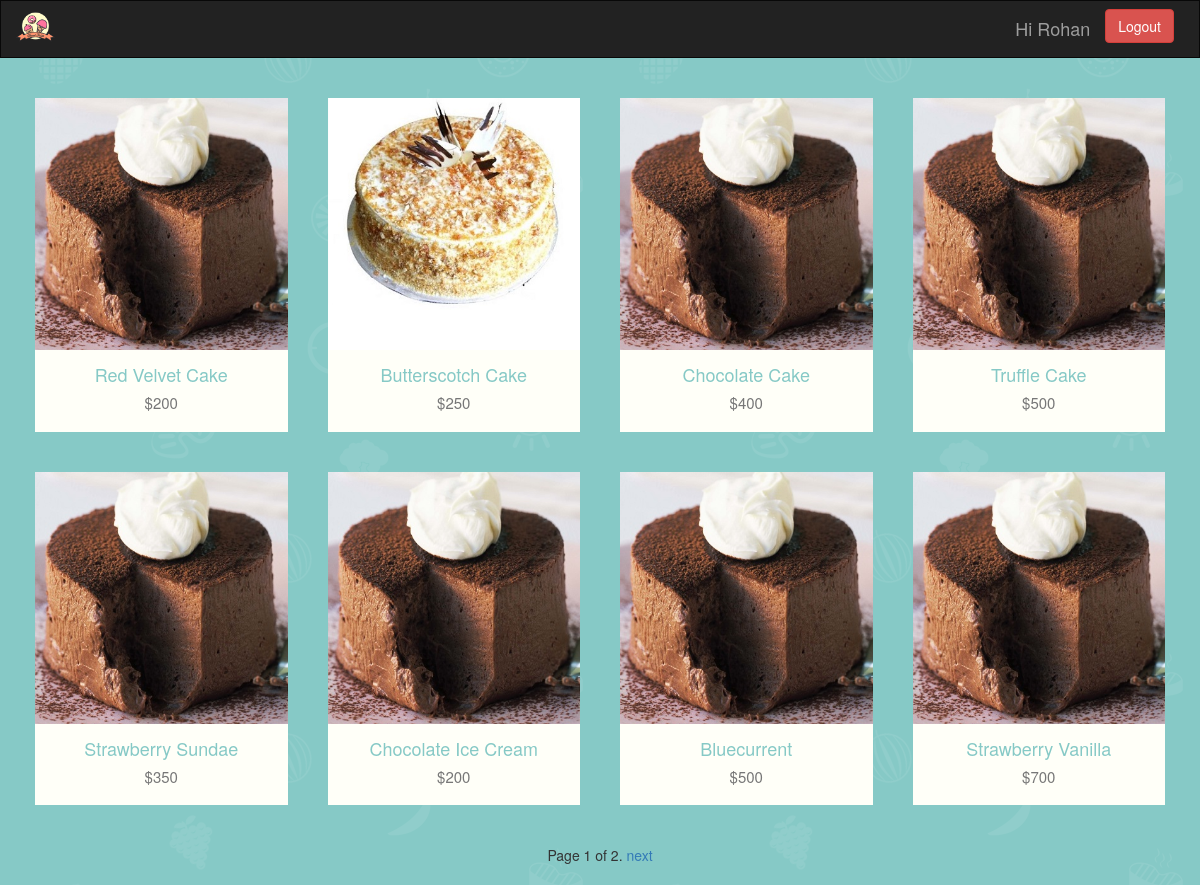
The app's page / (signed in) with its own data.
### index/models.py (models this page shows, shortened)
class foodItem(models.Model):
	name = models.CharField(max_length=20,blank=False,null=False)
	foodType = models.CharField(max_length=20,blank=False,null=False,choices=foodTypes,default = 'IC')
	desc = models.CharField(max_length=255,blank=True,null=False)
	price = models.FloatField(null=False,default = 0)
	image = models.ImageField(upload_to="images/",default = "images/default.jpg")

### index/views.py (the view)
# urls.py: url(r'^$', views.dash),
def dash(request):
	if(not request.user.is_authenticated()):
		return redirect(loginPage)
	else:
		foodList = foodItem.objects.all()
		paginator = Paginator(foodList, 8)
		page = request.GET.get("page")
		try:
			foodItems = paginator.page(page)
		except PageNotAnInteger:
			foodItems = paginator.page(1)
		except EmptyPage:
			foodItems = paginator.page(paginator.num_pages)
		context = {"username":request.user.username,"foodItems":foodItems}
		return render(request,"dashboard.html",context)

### templates/dashboard.html (shortened to what this page needs)
{% extends 'base.html' %}
{% load staticfiles %}
{% block content %}
<div class="container food-item-container">
	{% for item in foodItems %}
		{% if forloop.first %}<div class="row">{% endif %}
		<div class="col-lg-3 padded">
			<div class="col-content">
				<img class="img-food" src="{{ item.image.url }}">
				<h4>{{ item.name }}</h4>
				<h5>${{ item.price | floatformat }}</h5>
			</div>
		</div>
		{% if forloop.counter|divisibleby:4 %}</div><div class="row">{% endif %}
		{% if forloop.last %}</div>{% endif %}
	{% endfor %}
<div class="pagination">
    <span class="step-links">
        <span class="current">
            Page {{ foodItems.number }} of {{ foodItems.paginator.num_pages }}.
        </span>
        {% if foodItems.has_next %}
            <a href="?page={{ foodItems.next_page_number }}">next</a>
        {% endif %}
    </span>
</div>
</div>
{% endblock %}

### templates/base.html (shortened to what this page needs)
{% load staticfiles %}
<!DOCTYPE HTML>
<html>
<head>
<link rel="stylesheet" type="text/css" href="https://maxcdn.bootstrapcdn.com/bootstrap/3.3.7/css/bootstrap.min.css"/>
<link rel="stylesheet" type="text/css" href="{% static 'css/baseline.css' %}">
</head>
<body>
<div class="navbar navbar-inverse navbar-custom">
	<div class="navbar-header">
		<div class="navbar-brand">
			<img src="{% static 'images/logo.png' %}" class="img-logo img-responsive"/>
		</div>
	</div>
	<div class="nav navbar-nav navbar-right navi-custom">
	{% if username %}
		<span class="navbar-text navbar-text-custom">Hi {{ username | title }}</span>
		<a href="/logout" class="btn btn-danger navbar-btn">Logout</a>
	{% endif %}
	</div>
</div>
{% block content %}
{% endblock %}
</body>
</html>

### static/css/baseline.css (style rules this page uses)
body { margin:0; padding:0; background-image:url(../images/bg.png); position:relative; }
.img-logo { height:30px; position:relative; top:-4px; }
.navbar-custom { padding-right:40px; border-radius:0; }
h5 { font-size:15px; }
.navbar-text-custom { font-size:18px; }
.padded { padding:20px 20px; }
.img-food { width:100%; }
.col-content { padding-bottom:10px; background-color:#fffff8; }
h4 { margin-top:15px; color:#86C9C6; text-align:center; }
h5 { color:#777777; text-align:center; }
.food-item-container { text-align:center; }
.pagination { display:inline-block; }

### records on screen
foodItem: image (placeholder picture), name "Red Velvet Cake", price "200"
foodItem: image (picture), name "Butterscotch Cake", price "250"
foodItem: image (placeholder picture), name "Chocolate Cake", price "400"
foodItem: image (placeholder picture), name "Truffle Cake", price "500"
foodItem: image (placeholder picture), name "Strawberry Sundae", price "350"
foodItem: image (placeholder picture), name "Chocolate Ice Cream", price "200"
foodItem: image (placeholder picture), name "Bluecurrent", price "500"
foodItem: image (placeholder picture), name "Strawberry Vanilla", price "700"

### other values on screen
{{ username | title }} "Rohan"
{{ foodItems.number }} "1"
{{ foodItems.paginator.num_pages }} "2"
